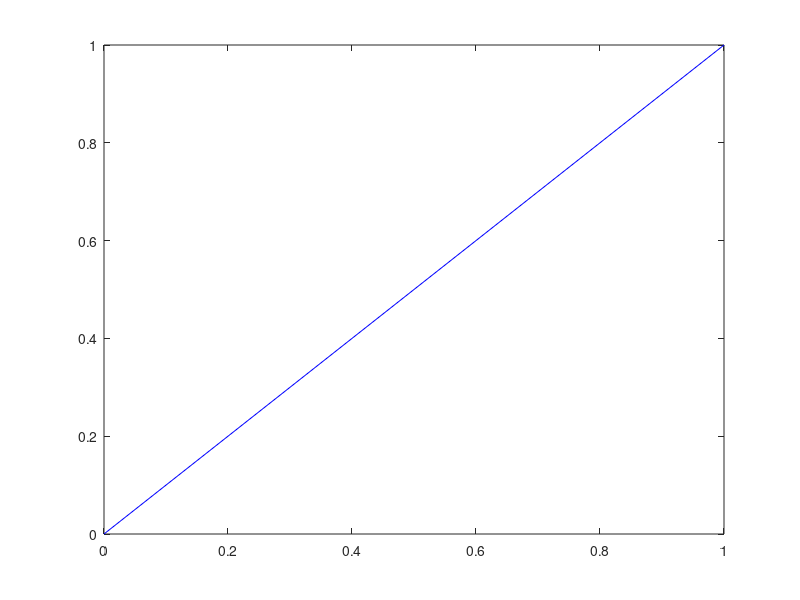
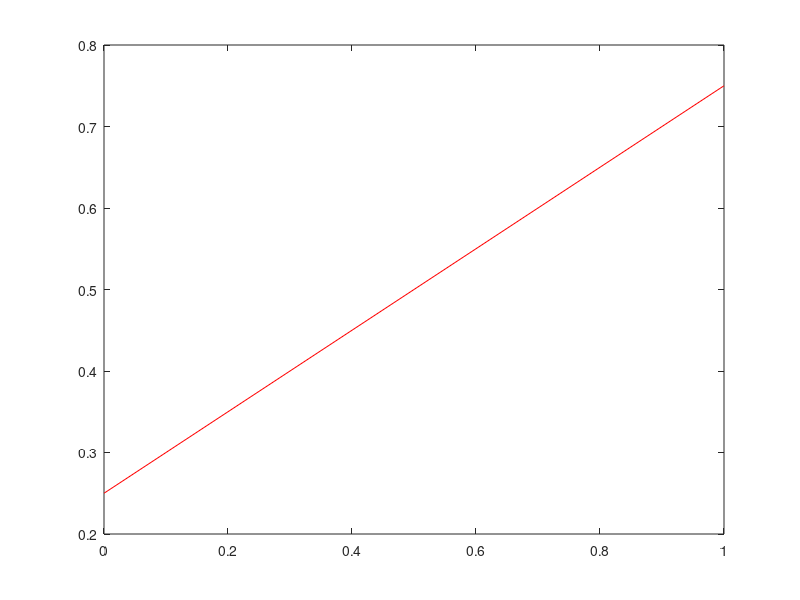
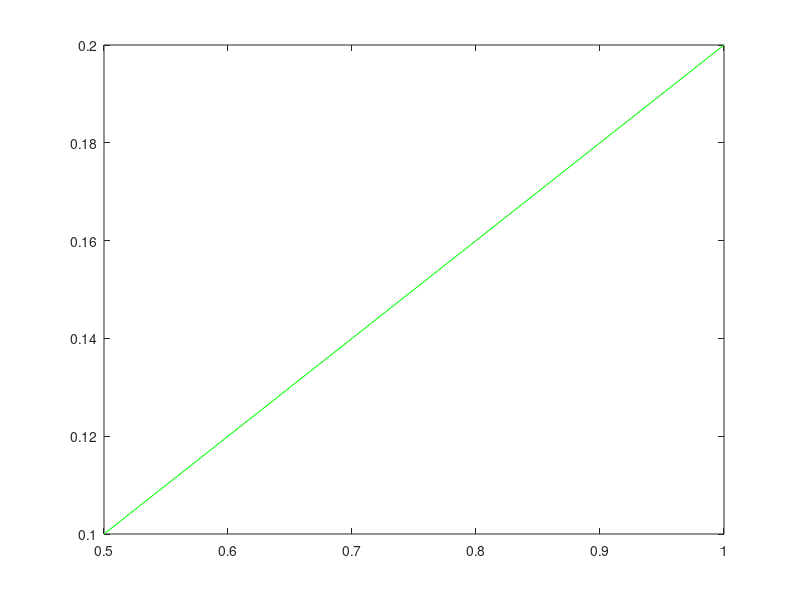

Write MATLAB code to recreate these figures, in order. (Note: this script raises an error after producing the figures.)
f1 = figure(1);
plot([0 1],[0 1],'b');

f2 = figure(2);
plot([0 1],[0.25 0.75],'r')
% ax2 = axes('Parent',f,'Units','normalized','OuterPosition',[.1 .1 .1 .2]);
f3 = figure(3);
plot([0.5 1],[0.1 0.2],'g')
% ax3 = axes('Parent',f,'Units','normalized','OuterPosition',[.2 .1 .1 .2]);

ax1 = f1.Children;
% ax1 = axes('Parent',f,'Units','normalized','OuterPosition',[0 .3 1 .7]);

ftot = figure('Units','normalized','OuterPosition',[0 0.06 1 0.94]);
copyobj(ax1,ftot);
set(ax1,'OuterPosition',[.1 .1 .1 .2])

ax1cc = copyobj(ax1,ftot);
set(ax1cc,'OuterPosition',[.2 .1 .1 .2])

